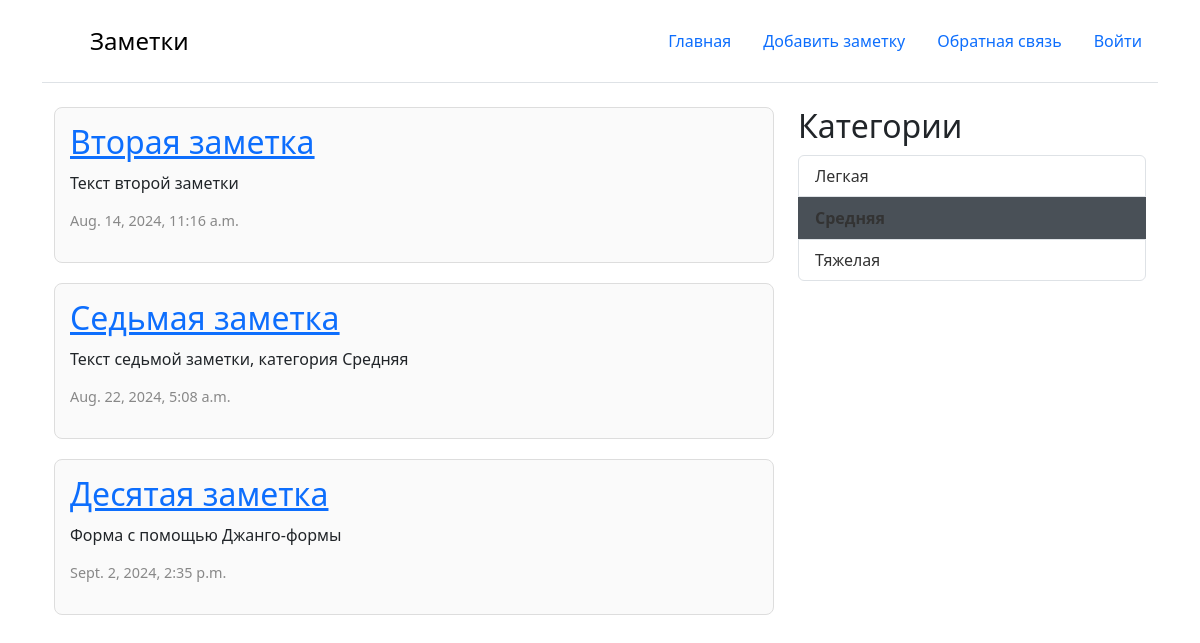
The app's page /?category=2 with its own data.
### core/models.py (models this page shows, shortened)
class Post(models.Model):
    title = models.CharField(max_length=200)
    text = models.TextField()
    created_data = models.DateTimeField(auto_now_add=True)
    category = models.ForeignKey(PostCategory,
                                 blank = True,
                                 null = True,
                                 on_delete=models.SET_NULL,
                                 related_name='category_post')
    class Meta:
        verbose_name = 'Запись'
        verbose_name_plural = 'Записи'

class PostCategory(models.Model):
    title = models.CharField(max_length=255, verbose_name='Название')
    class Meta:
        verbose_name = 'Категория'
        verbose_name_plural = 'Категории'

### core/views.py (the view)
# urls.py: path('', main, name='main'),
def main(request):
    posts = Post.objects.all()
    category = request.GET.get('category')
    active_category = None
    if category:
        posts = posts.filter(category__id=category)
        active_category = PostCategory.objects.get(id=category)
    categories = PostCategory.objects.all()
    context = {
        "posts": posts,
        'categories': categories,
        'active_category': active_category
    }
    return render(request, 'main.html', context)

### templates/main.html
{% extends 'base.html' %}
{% block content %}
<div class="container">
    <div class="row">
        <div class="col-md-8">
            {% for post in posts %}
            <div class="post-card">
                <h2><a href="{% url 'post_detail' post.id %}">{{ post.title }}</a></h2>
                <p>{{ post.text }}</p>
                <p class="date">{{ post.created_data }}</p>
            </div>
            {% endfor %}
        </div>
        <div class="col-md-4">
            <h2>Категории</h2>
            <ul class="list-group">
                {% for category in categories %}
                {% if category.id == active_category.id %}
                <b>
                    <li class="list-group-item active list-group-item-dark"><a href="?category={{ category.id }}">{{category.title}}</a></li>
                </b>
                {% else %}
                <li class="list-group-item"><a href="?category={{ category.id }}">{{category.title}}</a></li>
                {% endif %}
                {% endfor %}
            </ul>
        </div>
    </div>
</div>
{% endblock %}

### templates/base.html (style rules this page uses)
h1, h2 { margin: 0; padding-bottom: 10px; }
.post-card { padding: 15px; margin-bottom: 20px; border: 1px solid #ddd; border-radius: 8px; background-color: #fafafa; }
.post-card p { margin: 0 0 15px; }
.post-card .date { color: #888; font-size: 0.9em; }
ul { list-style-type: none; padding: 0; }
ul li { padding: 5px 0; }
ul li a { text-decoration: none; color: #333; }

### records on screen
Post: title "Вторая заметка", text "Текст второй заметки", created_data "Aug. 14, 2024, 11:16 a.m."
Post: title "Седьмая заметка", text "Текст седьмой заметки, категория Средняя", created_data "Aug. 22, 2024, 5:08 a.m."
Post: title "Десятая заметка", text "Форма с помощью Джанго-формы", created_data "Sept. 2, 2024, 2:35 p.m."
PostCategory: title "Легкая"
PostCategory: title "Средняя"
PostCategory: title "Тяжелая"
